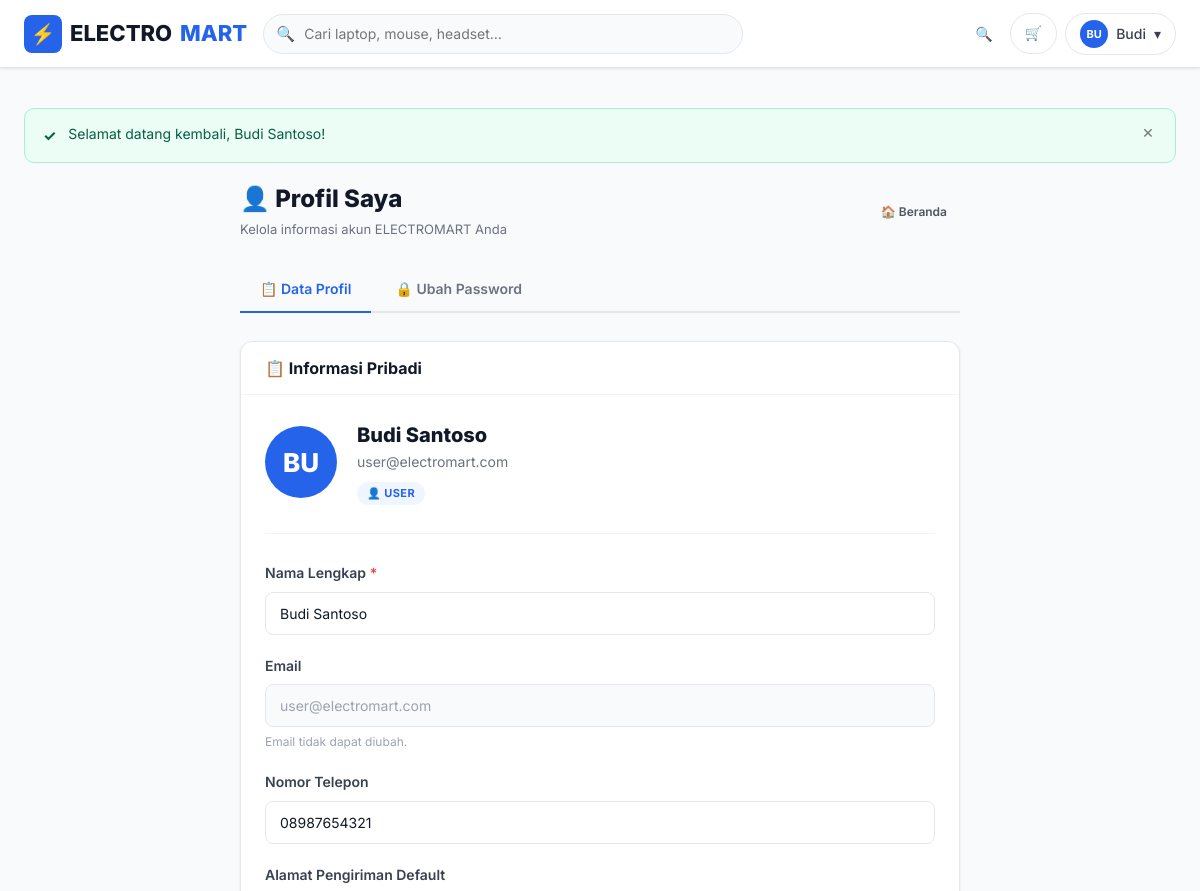
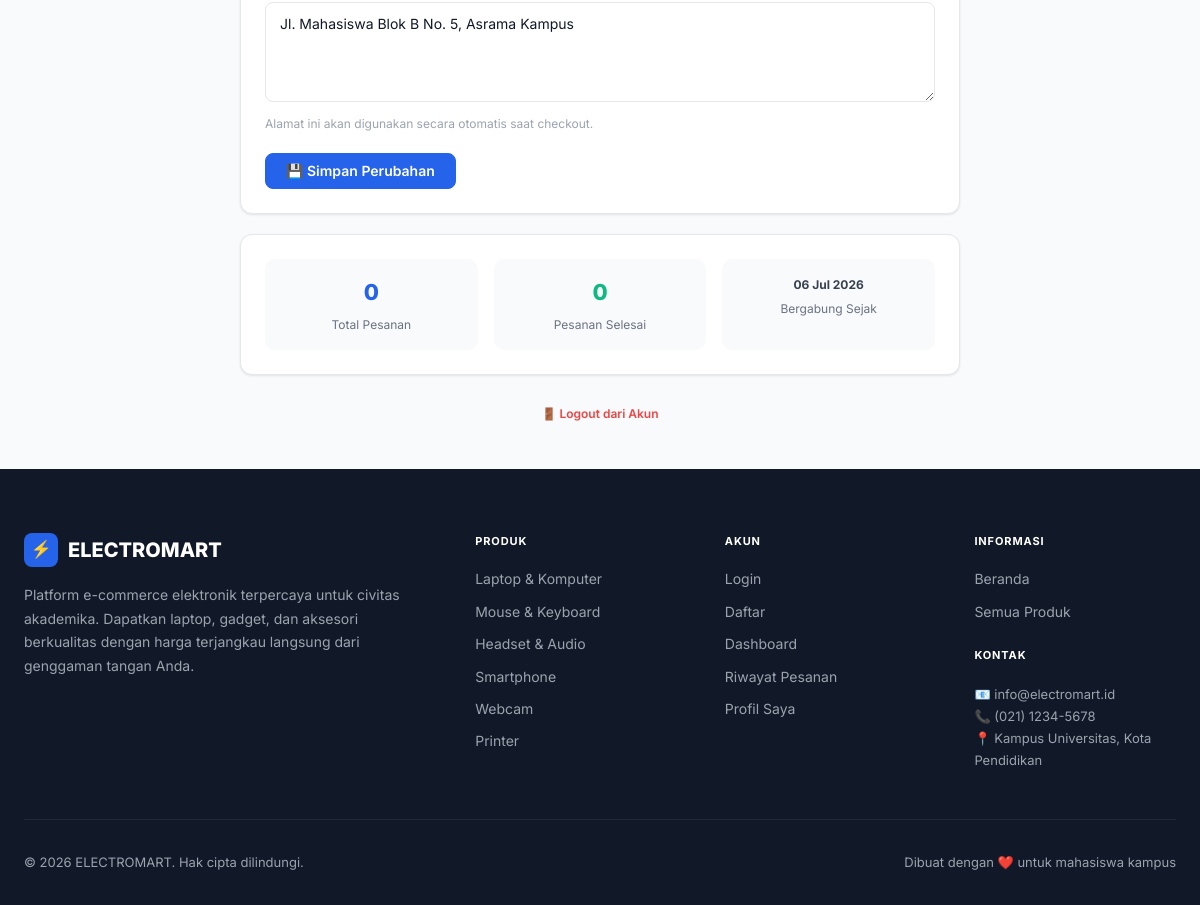
The app's page /user/profile.php (signed in) with its own data (2 pictures, top to bottom).
### tables this page shows
CREATE TABLE `users` (
    `id`         INT UNSIGNED    AUTO_INCREMENT PRIMARY KEY,
    `name`       VARCHAR(100)    NOT NULL,
    `email`      VARCHAR(100)    NOT NULL,
    `password`   VARCHAR(255)    NOT NULL,
    `role`       ENUM('admin','user') NOT NULL DEFAULT 'user',
    `phone`      VARCHAR(20)     DEFAULT NULL,
    `address`    TEXT            DEFAULT NULL,
    `created_at` TIMESTAMP       DEFAULT CURRENT_TIMESTAMP,
    UNIQUE KEY `uq_email` (`email`)
);

### user/profile.php (the view, shortened to what this page needs)
<?php
require_once __DIR__ . '/../config/db.php';
require_once __DIR__ . '/../includes/functions.php';
$uid    = (int)$_SESSION['user']['id'];
$tab    = $_GET['tab'] ?? 'profile';
$user = $conn->query("SELECT * FROM users WHERE id = $uid")->fetch_assoc();
include __DIR__ . '/../includes/header.php';
?>
<div style="max-width:720px;margin:0 auto">
    <div class="d-flex align-center justify-between" style="margin-bottom:28px">
        <div>
            <h1 style="font-size:24px;font-weight:800;margin-bottom:4px">👤 Profil Saya</h1>
            <p class="text-muted text-sm">Kelola informasi akun ELECTROMART Anda</p>
        </div>
        <a href="<?= BASE_URL ?>/index.php" class="btn btn-ghost btn-sm">🏠 Beranda</a>
    </div>
    <div style="display:flex;gap:4px;border-bottom:2px solid var(--gray-200);margin-bottom:28px">
        <a href="?tab=profile"
           style="padding:10px 20px;font-size:14px;font-weight:600;text-decoration:none;border-bottom:2px solid transparent;margin-bottom:-2px;transition:all .2s;
                  <?= $tab === 'profile' ? 'border-color:var(--primary);color:var(--primary)' : 'color:var(--gray-500)' ?>">
            📋 Data Profil
        </a>
        <a href="?tab=password"
           style="padding:10px 20px;font-size:14px;font-weight:600;text-decoration:none;border-bottom:2px solid transparent;margin-bottom:-2px;transition:all .2s;
                  <?= $tab === 'password' ? 'border-color:var(--primary);color:var(--primary)' : 'color:var(--gray-500)' ?>">
            🔒 Ubah Password
        </a>
    </div>
    <?php if ($tab === 'profile'): ?>
    <div class="card">
        <div class="card-header">
            <h3 class="card-title">📋 Informasi Pribadi</h3>
        </div>
        <div class="card-body">
            <div style="display:flex;align-items:center;gap:20px;margin-bottom:28px;padding-bottom:28px;border-bottom:1px solid var(--gray-100)">
                <div style="width:72px;height:72px;background:var(--primary);border-radius:50%;display:flex;align-items:center;justify-content:center;font-size:26px;font-weight:800;color:white;flex-shrink:0">
                    <?= strtoupper(mb_substr($user['name'],0,2)) ?>
                </div>
                <div>
                    <div style="font-size:20px;font-weight:800"><?= sanitize($user['name']) ?></div>
                    <div style="font-size:14px;color:var(--gray-500)"><?= sanitize($user['email']) ?></div>
                    <div style="margin-top:6px"><span class="badge badge-primary">👤 User</span></div>
                </div>
            </div>
            <form method="POST">
                <div class="form-group">
                    <label class="form-label required" for="name">Nama Lengkap</label>
                    <input type="text" name="name" id="name" class="form-control"
                           value="<?= sanitize($user['name']) ?>" required>
                </div>
                <div class="form-group">
                    <label class="form-label" for="email_disp">Email</label>
                    <input type="email" id="email_disp" class="form-control"
                           value="<?= sanitize($user['email']) ?>" disabled>
                    <div class="form-hint">Email tidak dapat diubah.</div>
                </div>
                <div class="form-group">
                    <label class="form-label" for="phone">Nomor Telepon</label>
                    <input type="tel" name="phone" id="phone" class="form-control"
                           placeholder="08xxxxxxxxxx"
                           value="<?= sanitize($user['phone'] ?? '') ?>">
                </div>
                <div class="form-group">
                    <label class="form-label" for="address">Alamat Pengiriman Default</label>
                    <textarea name="address" id="address" class="form-control" rows="3"
                              placeholder="Masukkan alamat lengkap Anda..."><?= sanitize($user['address'] ?? '') ?></textarea>
                    <div class="form-hint">Alamat ini akan digunakan secara otomatis saat checkout.</div>
                </div>
                <button type="submit" class="btn btn-primary" id="saveProfileBtn">
                    💾 Simpan Perubahan
                </button>
            </form>
        </div>
    </div>
    <div class="card" style="margin-top:20px">
        <div class="card-body" style="display:grid;grid-template-columns:repeat(3,1fr);gap:16px">
            <div style="text-align:center;padding:16px;background:var(--gray-50);border-radius:10px">
                <div style="font-size:22px;font-weight:800;color:var(--primary)">
                    <?= $conn->query("SELECT COUNT(*) FROM orders WHERE user_id = $uid")->fetch_row()[0] ?>
                </div>
                <div style="font-size:12px;color:var(--gray-500);margin-top:4px">Total Pesanan</div>
            </div>
            <div style="text-align:center;padding:16px;background:var(--gray-50);border-radius:10px">
                <div style="font-size:22px;font-weight:800;color:var(--success)">
                    <?= $conn->query("SELECT COUNT(*) FROM orders WHERE user_id = $uid AND status = 'delivered'")->fetch_row()[0] ?>
                </div>
                <div style="font-size:12px;color:var(--gray-500);margin-top:4px">Pesanan Selesai</div>
            </div>
            <div style="text-align:center;padding:16px;background:var(--gray-50);border-radius:10px">
                <div style="font-size:12px;font-weight:700;color:var(--gray-700)">
                    <?= date('d M Y', strtotime($user['created_at'])) ?>
                </div>
                <div style="font-size:12px;color:var(--gray-500);margin-top:4px">Bergabung Sejak</div>
            </div>
        </div>
    </div>
    <?php endif; ?>
    <div style="margin-top:24px;text-align:center">
        <a href="<?= BASE_URL ?>/auth/logout.php" class="btn btn-ghost btn-sm" style="color:var(--danger)">
            🚪 Logout dari Akun
        </a>
    </div>
</div>
<?php include __DIR__ . '/../includes/footer.php'; ?>

### includes/header.php (shortened to what this page needs)
<?php
require_once __DIR__ . '/functions.php';
$auth_user   = $_SESSION['user'] ?? null;
?>
<!DOCTYPE html>
<html lang="id">
<head>
    <link rel="stylesheet" href="<?= BASE_URL ?>/assets/css/style.css">
</head>
<body>
<nav class="navbar" role="navigation" aria-label="Main navigation">
    <div class="container navbar-inner">
        <a href="<?= BASE_URL ?>/index.php" class="navbar-brand" aria-label="ELECTROMART Home">
            <div class="brand-icon" aria-hidden="true">⚡</div>
            ELECTRO<span class="brand-em">MART</span>
        </a>
        <div class="navbar-search" id="navbarSearch">
            <form action="<?= BASE_URL ?>/products/index.php" method="GET" role="search">
                <span class="search-icon" aria-hidden="true">🔍</span>
                <input
                    type="search"
                    name="q"
                    id="mainSearch"
                    placeholder="Cari laptop, mouse, headset…"
                    value="<?= isset($_GET['q']) ? sanitize($_GET['q']) : '' ?>"
                    autocomplete="off"
                    aria-label="Cari produk"
                >
            </form>
        </div>
        <div class="navbar-actions">
            <button class="btn btn-ghost" id="searchToggle" aria-label="Toggle pencarian" style="display:flex;padding:8px">
                🔍
            </button>
            <?php if (isLoggedIn()): ?>
            <a href="<?= BASE_URL ?>/user/cart.php" class="cart-btn" id="cartBtn" aria-label="Keranjang belanja">
                🛒
            </a>
            <?php endif; ?>
            <?php if ($auth_user): ?>
            <div class="user-menu" id="userMenuWrap">
                <button class="user-menu-toggle" id="userMenuToggle" aria-expanded="false" aria-haspopup="true">
                    <div class="user-avatar" aria-hidden="true"><?= strtoupper(mb_substr($auth_user['name'], 0, 2)) ?></div>
                    <span><?= sanitize(explode(' ', $auth_user['name'])[0]) ?></span>
                    <span aria-hidden="true">▾</span>
                </button>
            </div>
            <?php else: ?>
            <a href="<?= BASE_URL ?>/auth/login.php"    class="btn-auth btn-login"    id="loginBtn">Masuk</a>
            <a href="<?= BASE_URL ?>/auth/register.php" class="btn-auth btn-register" id="registerBtn">Daftar</a>
            <?php endif; ?>
        </div>
    </div>
</nav>
<main class="main-content">
<div class="container">

### records on screen
users: name "BU", name "Budi", name "Budi Santoso", email "user@electromart.com", phone "08987654321", address "Jl. Mahasiswa Blok B No. 5, Asrama Kampus", created_at "06 Jul 2026"

### other values on screen
$icon "✓"
$message "Selamat datang kembali, Budi Santoso!"
